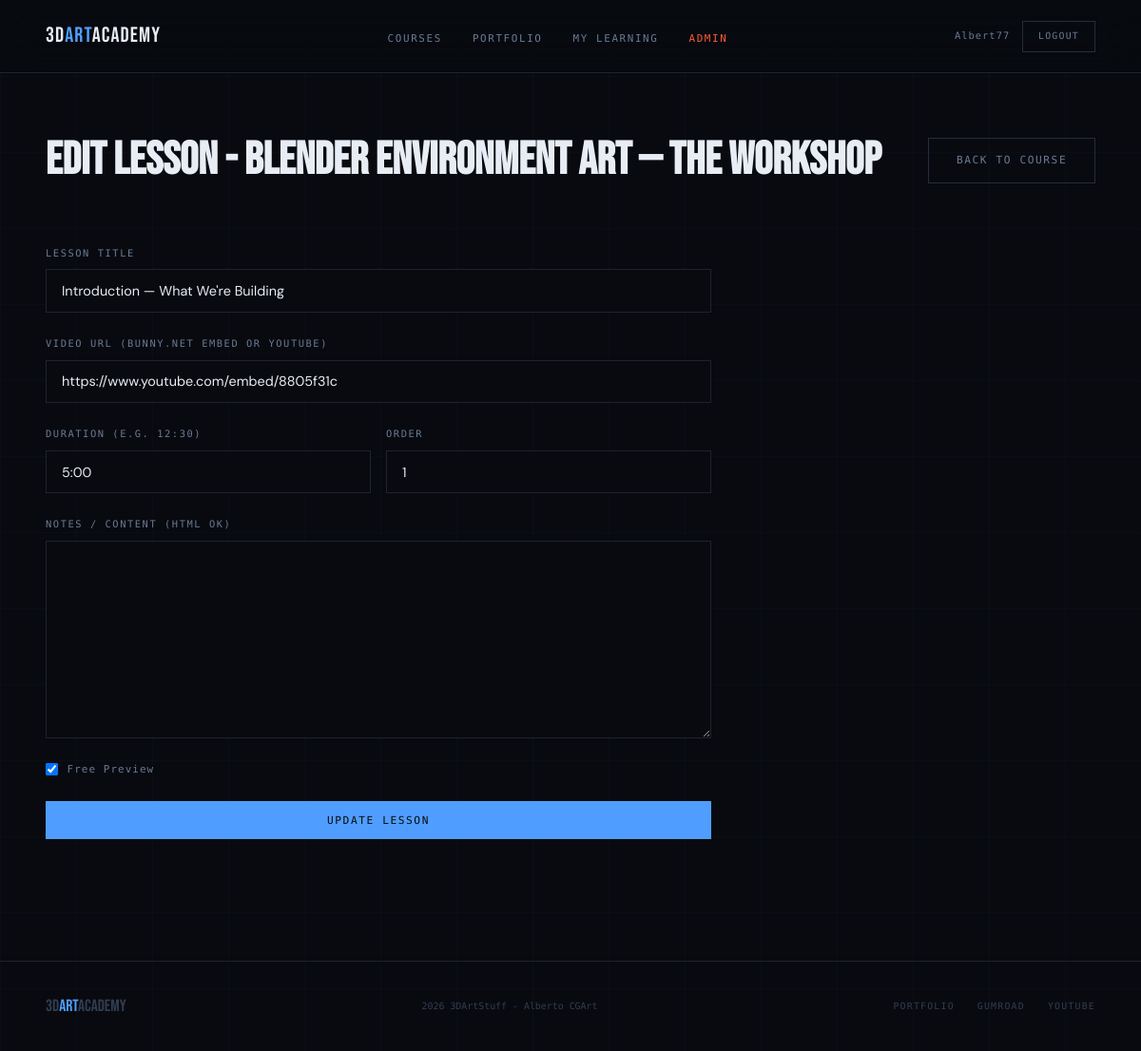
Page /admin/courses/1/lessons/1/edit (signed in) on the committed database.
### app/models/__init__.py (models this page shows, shortened)
class User(UserMixin, db.Model):
    __tablename__ = 'users'
    id = db.Column(db.Integer, primary_key=True)
    username = db.Column(db.String(80), unique=True, nullable=False)
    email = db.Column(db.String(120), unique=True, nullable=False)
    password_hash = db.Column(db.String(256), nullable=False)
    is_admin = db.Column(db.Boolean, default=False)
    created_at = db.Column(db.DateTime, default=datetime.utcnow)
    enrollments = db.relationship('Enrollment', backref='user', lazy=True)
    progress = db.relationship('Progress', backref='user', lazy=True)

class Course(db.Model):
    __tablename__ = 'courses'
    id = db.Column(db.Integer, primary_key=True)
    title = db.Column(db.String(200), nullable=False)
    slug = db.Column(db.String(200), unique=True, nullable=False)
    description = db.Column(db.Text, nullable=False)
    short_description = db.Column(db.String(300))
    thumbnail = db.Column(db.String(300), default='')
    price = db.Column(db.Float, default=0.0)
    is_free = db.Column(db.Boolean, default=False)
    is_published = db.Column(db.Boolean, default=False)
    stripe_price_id = db.Column(db.String(200), default='')
    created_at = db.Column(db.DateTime, default=datetime.utcnow)
    lessons = db.relationship('Lesson', backref='course', lazy=True, order_by='Lesson.order')
    enrollments = db.relationship('Enrollment', backref='course', lazy=True)

class Lesson(db.Model):
    __tablename__ = 'lessons'
    id = db.Column(db.Integer, primary_key=True)
    course_id = db.Column(db.Integer, db.ForeignKey('courses.id'), nullable=False)
    title = db.Column(db.String(200), nullable=False)
    slug = db.Column(db.String(200), nullable=False)
    content = db.Column(db.Text, default='')
    video_url = db.Column(db.String(500), default='')
    duration = db.Column(db.String(20), default='')
    order = db.Column(db.Integer, default=0)
    is_free_preview = db.Column(db.Boolean, default=False)
    created_at = db.Column(db.DateTime, default=datetime.utcnow)
    progress = db.relationship('Progress', backref='lesson', lazy=True)

### app/routes/admin.py (the view, shortened to what this page needs)
@admin.route('/courses/<int:course_id>/lessons/<int:lesson_id>/edit', methods=['GET', 'POST'])
@login_required
@admin_required
def edit_lesson(course_id, lesson_id):
    course = Course.query.get_or_404(course_id)
    lesson = Lesson.query.get_or_404(lesson_id)
    return render_template('admin/lesson_form.html', course=course, lesson=lesson)

### app/models/__init__.py (called while the page is built)
@login_manager.user_loader
def load_user(user_id):
    return User.query.get(int(user_id))

### app/routes/admin.py (called while the page is built)
def admin_required(f):
    @wraps(f)
    def decorated(*args, **kwargs):
        if not current_user.is_authenticated or not current_user.is_admin:
            flash('Admin access required.', 'error')
            return redirect(url_for('main.index'))
        return f(*args, **kwargs)
    return decorated

### app/templates/admin/lesson_form.html (shortened to what this page needs)
{% extends 'base.html' %}
{% block content %}
<div class="admin-page">
  <div class="admin-header">
    <h1>{{ 'Edit' if lesson else 'New' }} Lesson - {{ course.title }}</h1>
    <a href="{{ url_for('admin.edit_course', course_id=course.id) }}" class="btn-ghost">Back to Course</a>
  </div>
  <form method="POST" class="admin-form">
    <div class="form-group">
      <label>Lesson Title</label>
      <input type="text" name="title" required value="{{ lesson.title if lesson else '' }}">
    </div>
    <div class="form-group">
      <label>Video URL (Bunny.net embed or YouTube)</label>
      <input type="text" name="video_url" value="{{ lesson.video_url if lesson else '' }}">
    </div>
    <div class="form-row">
      <div class="form-group">
        <label>Duration (e.g. 12:30)</label>
        <input type="text" name="duration" value="{{ lesson.duration if lesson else '' }}">
      </div>
      <div class="form-group">
        <label>Order</label>
        <input type="number" name="order" value="{{ lesson.order if lesson else '1' }}">
      </div>
    </div>
    <div class="form-group">
      <label>Notes / Content (HTML ok)</label>
      <textarea name="content" rows="10">{{ lesson.content if lesson else '' }}</textarea>
    </div>
    <div class="form-checks">
      <label class="check-label"><input type="checkbox" name="is_free_preview" {% if lesson and lesson.is_free_preview %}checked{% endif %}> Free Preview</label>
    </div>
    <button type="submit" class="btn-primary">{{ 'Update' if lesson else 'Create' }} Lesson</button>
  </form>
</div>
{% endblock %}

### app/templates/base.html (shortened to what this page needs)
<!DOCTYPE html>
<html lang="en">
<head>
  <link rel="stylesheet" href="{{ url_for('static', filename='css/main.css') }}">
</head>
<body>
  <nav id="nav">
    <a href="{{ url_for('main.index') }}" class="nav-logo">3D<span>Art</span>Academy</a>
    <ul class="nav-links">
      <li><a href="{{ url_for('courses.list_courses') }}">Courses</a></li>
      <li><a href="https://3dartstuff.com" target="_blank">Portfolio</a></li>
      {% if current_user.is_authenticated %}
        <li><a href="{{ url_for('auth.dashboard') }}">My Learning</a></li>
        {% if current_user.is_admin %}
          <li><a href="{{ url_for('admin.dashboard') }}" class="admin-link">Admin</a></li>
        {% endif %}
      {% endif %}
    </ul>
    <div class="nav-right">
      {% if current_user.is_authenticated %}
        <span class="nav-user">{{ current_user.username }}</span>
        <a href="{{ url_for('auth.logout') }}" class="btn-ghost-sm">Logout</a>
      {% else %}
        <a href="{{ url_for('auth.login') }}" class="btn-ghost-sm">Login</a>
        <a href="{{ url_for('auth.signup') }}" class="btn-primary-sm">Sign Up Free</a>
      {% endif %}
    </div>
  </nav>
  <main>{% block content %}{% endblock %}</main>
  <footer>
    <span class="footer-brand">3D<span>Art</span>Academy</span>
    <span class="footer-copy">2026 3DArtStuff - Alberto CGArt</span>
    <div class="footer-links">
      <a href="https://3dartstuff.com" target="_blank">Portfolio</a>
      <a href="https://albertocgart.gumroad.com" target="_blank">Gumroad</a>
      <a href="https://www.youtube.com/@AlbertoCGArt" target="_blank">YouTube</a>
    </div>
  </footer>
</body>
</html>

### rows in the picture
User: username "Albert77"
Course: title "Blender Environment Art — The Workshop"
Lesson: title "Introduction — What We're Building", video_url "https://www.youtube.com/embed/8805f31c", duration "5:00", order "1", is_free_preview "☑"

### other values in the picture
{{ 'Edit' if lesson else 'New' }} "Edit"
{{ 'Update' if lesson else 'Create' }} "UPDATE"
